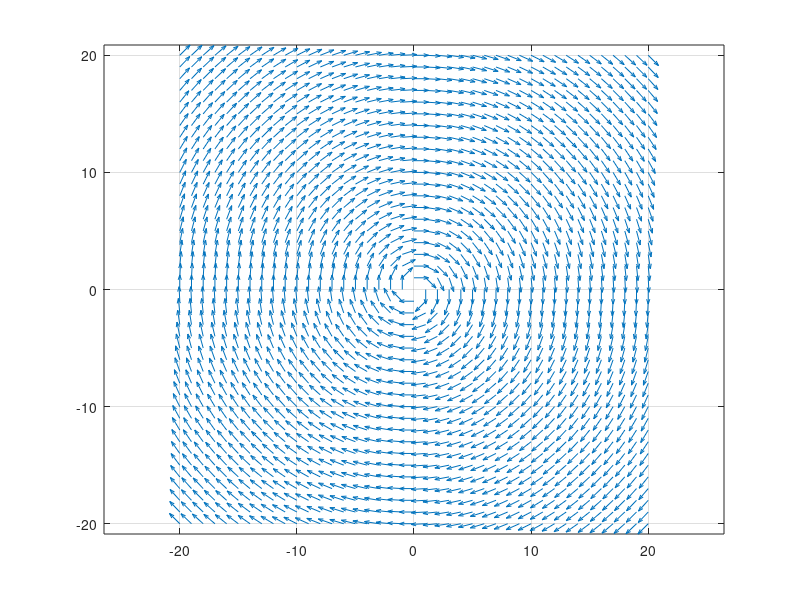

MATLAB code for this plot:
[x,y] = meshgrid(-20:20,-20:20);
u = y./((x.^2+y.^2).^(1/2));
v = -x./((x.^2+y.^2).^(1/2));
quiver(x,y,u,v)

axis equal
grid on